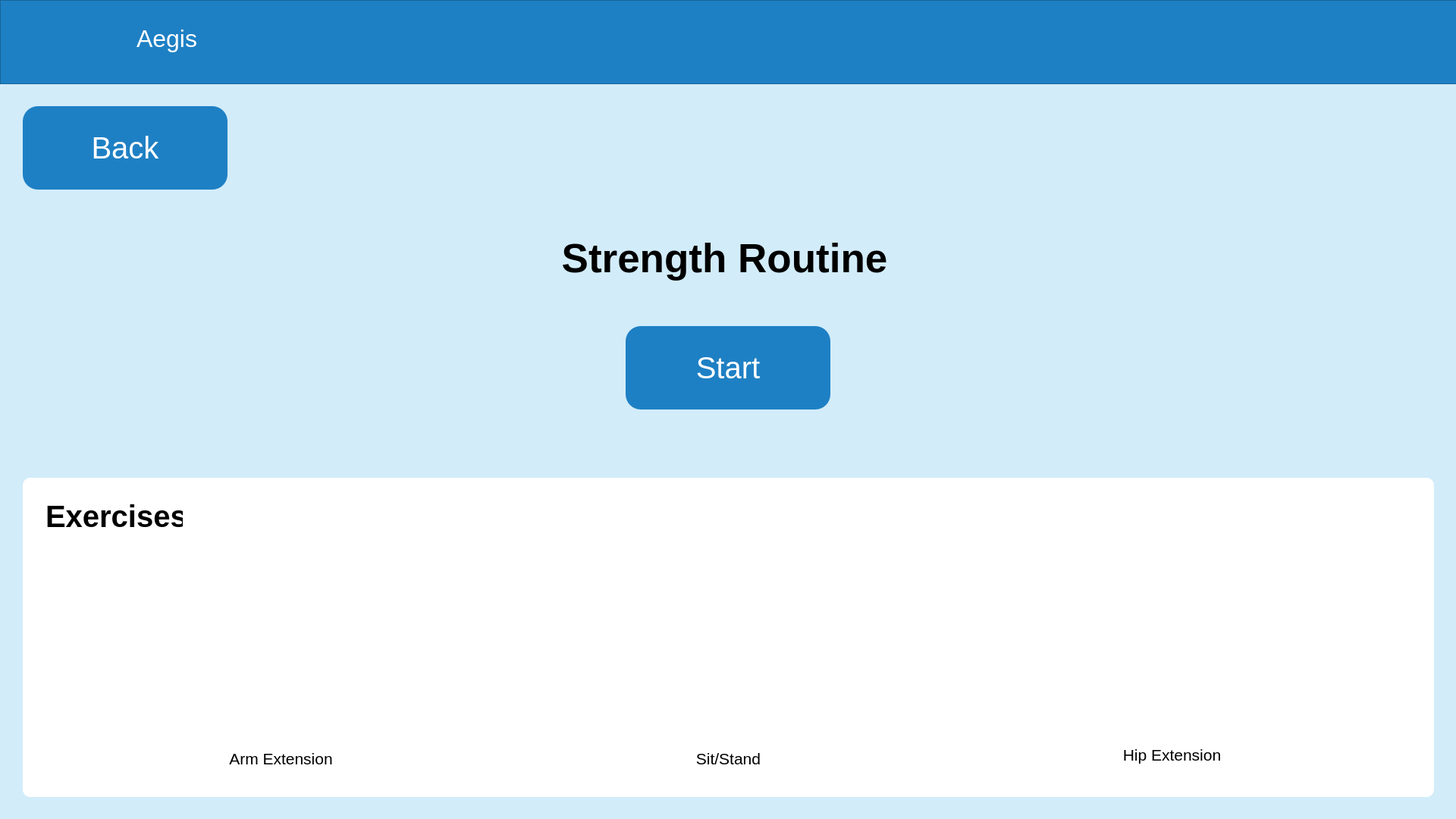
<?xml version="1.0" encoding="UTF-8"?>
<ui version="4.0">
 <class>MainWindow</class>
 <widget class="QMainWindow" name="MainWindow">
  <property name="geometry">
   <rect>
    <x>0</x>
    <y>0</y>
    <width>1920</width>
    <height>1080</height>
   </rect>
  </property>
  <property name="windowTitle">
   <string>MainWindow</string>
  </property>
  <property name="styleSheet">
   <string notr="true">background-color: #D2ECFA</string>
  </property>
  <widget class="QWidget" name="centralwidget">
   <widget class="QFrame" name="frame">
    <property name="geometry">
     <rect>
      <x>0</x>
      <y>0</y>
      <width>1921</width>
      <height>111</height>
     </rect>
    </property>
    <property name="styleSheet">
     <string notr="true">background-color: #1E80C4</string>
    </property>
    <property name="frameShape">
     <enum>QFrame::StyledPanel</enum>
    </property>
    <property name="frameShadow">
     <enum>QFrame::Raised</enum>
    </property>
    <widget class="QLabel" name="logoLabel">
     <property name="geometry">
      <rect>
       <x>80</x>
       <y>10</y>
       <width>81</width>
       <height>91</height>
      </rect>
     </property>
     <property name="text">
      <string/>
     </property>
     <property name="pixmap">
      <pixmap resource="routineselectwindow.qrc">:/new/prefix1/project_aegis_launcher.png</pixmap>
     </property>
     <property name="scaledContents">
      <bool>true</bool>
     </property>
    </widget>
    <widget class="QLabel" name="label_2">
     <property name="geometry">
      <rect>
       <x>180</x>
       <y>20</y>
       <width>151</width>
       <height>61</height>
      </rect>
     </property>
     <property name="font">
      <font>
       <pointsize>24</pointsize>
      </font>
     </property>
     <property name="focusPolicy">
      <enum>Qt::NoFocus</enum>
     </property>
     <property name="styleSheet">
      <string notr="true">color: #ffffff</string>
     </property>
     <property name="text">
      <string>Aegis</string>
     </property>
    </widget>
   </widget>
   <widget class="QPushButton" name="btnStart">
    <property name="geometry">
     <rect>
      <x>825</x>
      <y>430</y>
      <width>270</width>
      <height>110</height>
     </rect>
    </property>
    <property name="font">
     <font>
      <pointsize>30</pointsize>
     </font>
    </property>
    <property name="styleSheet">
     <string notr="true">background-color: #1E80C4; color: white; border-radius: 20px</string>
    </property>
    <property name="text">
     <string>Start</string>
    </property>
   </widget>
   <widget class="QFrame" name="frame_2">
    <property name="geometry">
     <rect>
      <x>30</x>
      <y>630</y>
      <width>1861</width>
      <height>421</height>
     </rect>
    </property>
    <property name="styleSheet">
     <string notr="true">background-color: white; border-radius: 10px</string>
    </property>
    <property name="frameShape">
     <enum>QFrame::StyledPanel</enum>
    </property>
    <property name="frameShadow">
     <enum>QFrame::Raised</enum>
    </property>
    <widget class="QLabel" name="label">
     <property name="geometry">
      <rect>
       <x>30</x>
       <y>30</y>
       <width>181</width>
       <height>41</height>
      </rect>
     </property>
     <property name="font">
      <font>
       <pointsize>30</pointsize>
       <weight>75</weight>
       <bold>true</bold>
      </font>
     </property>
     <property name="text">
      <string>Exercises</string>
     </property>
    </widget>
    <widget class="QPushButton" name="btnVideo1">
     <property name="geometry">
      <rect>
       <x>140</x>
       <y>110</y>
       <width>400</width>
       <height>195</height>
      </rect>
     </property>
     <property name="styleSheet">
      <string notr="true">background-color: #999999</string>
     </property>
     <property name="text">
      <string/>
     </property>
    </widget>
    <widget class="QPushButton" name="btnVideo2">
     <property name="geometry">
      <rect>
       <x>730</x>
       <y>110</y>
       <width>400</width>
       <height>195</height>
      </rect>
     </property>
     <property name="styleSheet">
      <string notr="true">background-color: #999999</string>
     </property>
     <property name="text">
      <string/>
     </property>
    </widget>
    <widget class="QPushButton" name="btnVideo3">
     <property name="geometry">
      <rect>
       <x>1320</x>
       <y>110</y>
       <width>400</width>
       <height>195</height>
      </rect>
     </property>
     <property name="styleSheet">
      <string notr="true">background-color: #999999</string>
     </property>
     <property name="text">
      <string/>
     </property>
    </widget>
    <widget class="QLabel" name="label_3">
     <property name="geometry">
      <rect>
       <x>145</x>
       <y>360</y>
       <width>391</width>
       <height>20</height>
      </rect>
     </property>
     <property name="font">
      <font>
       <pointsize>16</pointsize>
      </font>
     </property>
     <property name="text">
      <string>Arm Extension</string>
     </property>
     <property name="alignment">
      <set>Qt::AlignCenter</set>
     </property>
    </widget>
    <widget class="QLabel" name="label_5">
     <property name="geometry">
      <rect>
       <x>735</x>
       <y>360</y>
       <width>391</width>
       <height>20</height>
      </rect>
     </property>
     <property name="font">
      <font>
       <pointsize>16</pointsize>
      </font>
     </property>
     <property name="text">
      <string>Sit/Stand</string>
     </property>
     <property name="alignment">
      <set>Qt::AlignCenter</set>
     </property>
    </widget>
    <widget class="QLabel" name="label_4">
     <property name="geometry">
      <rect>
       <x>136</x>
       <y>86</y>
       <width>411</width>
       <height>261</height>
      </rect>
     </property>
     <property name="text">
      <string/>
     </property>
     <property name="pixmap">
      <pixmap resource="accountswindow.qrc">:/new/prefix1/armextensionfull.png</pixmap>
     </property>
     <property name="scaledContents">
      <bool>true</bool>
     </property>
     <property name="alignment">
      <set>Qt::AlignCenter</set>
     </property>
    </widget>
    <widget class="QLabel" name="label_6">
     <property name="geometry">
      <rect>
       <x>730</x>
       <y>90</y>
       <width>411</width>
       <height>261</height>
      </rect>
     </property>
     <property name="text">
      <string/>
     </property>
     <property name="pixmap">
      <pixmap resource="accountswindow.qrc">:/new/prefix1/sitstandfull.png</pixmap>
     </property>
     <property name="scaledContents">
      <bool>true</bool>
     </property>
     <property name="alignment">
      <set>Qt::AlignCenter</set>
     </property>
    </widget>
    <widget class="QLabel" name="label_7">
     <property name="geometry">
      <rect>
       <x>1310</x>
       <y>90</y>
       <width>411</width>
       <height>261</height>
      </rect>
     </property>
     <property name="text">
      <string/>
     </property>
     <property name="pixmap">
      <pixmap resource="accountswindow.qrc">:/new/prefix1/hipextensionfull.png</pixmap>
     </property>
     <property name="scaledContents">
      <bool>true</bool>
     </property>
     <property name="alignment">
      <set>Qt::AlignCenter</set>
     </property>
    </widget>
    <widget class="QLabel" name="label_8">
     <property name="geometry">
      <rect>
       <x>1320</x>
       <y>350</y>
       <width>391</width>
       <height>31</height>
      </rect>
     </property>
     <property name="font">
      <font>
       <pointsize>16</pointsize>
      </font>
     </property>
     <property name="text">
      <string>Hip Extension</string>
     </property>
     <property name="alignment">
      <set>Qt::AlignCenter</set>
     </property>
    </widget>
   </widget>
   <widget class="QLabel" name="lblWorkoutMascot">
    <property name="geometry">
     <rect>
      <x>1290</x>
      <y>310</y>
      <width>211</width>
      <height>251</height>
     </rect>
    </property>
    <property name="text">
     <string/>
    </property>
    <property name="pixmap">
     <pixmap resource="routineselectwindow.qrc">:/new/prefix1/exer_strength.PNG</pixmap>
    </property>
   </widget>
   <widget class="QLabel" name="lblWorkoutType">
    <property name="geometry">
     <rect>
      <x>690</x>
      <y>310</y>
      <width>531</width>
      <height>61</height>
     </rect>
    </property>
    <property name="font">
     <font>
      <pointsize>40</pointsize>
      <weight>75</weight>
      <bold>true</bold>
     </font>
    </property>
    <property name="text">
     <string>Strength Routine</string>
    </property>
    <property name="alignment">
     <set>Qt::AlignCenter</set>
    </property>
   </widget>
   <widget class="QPushButton" name="btnBack">
    <property name="geometry">
     <rect>
      <x>30</x>
      <y>140</y>
      <width>270</width>
      <height>110</height>
     </rect>
    </property>
    <property name="font">
     <font>
      <pointsize>30</pointsize>
     </font>
    </property>
    <property name="styleSheet">
     <string notr="true">background-color: #1E80C4; color: white; border-radius: 20px</string>
    </property>
    <property name="text">
     <string>Back</string>
    </property>
   </widget>
  </widget>
 </widget>
 <resources>
  <include location="routineselectwindow.qrc"/>
  <include location="accountswindow.qrc"/>
  <include location="routineselectwindow.qrc"/>
  <include location="accountswindow.qrc"/>
  <include location="routineselectwindow.qrc"/>
  <include location="accountswindow.qrc"/>
 </resources>
 <connections/>
</ui>
